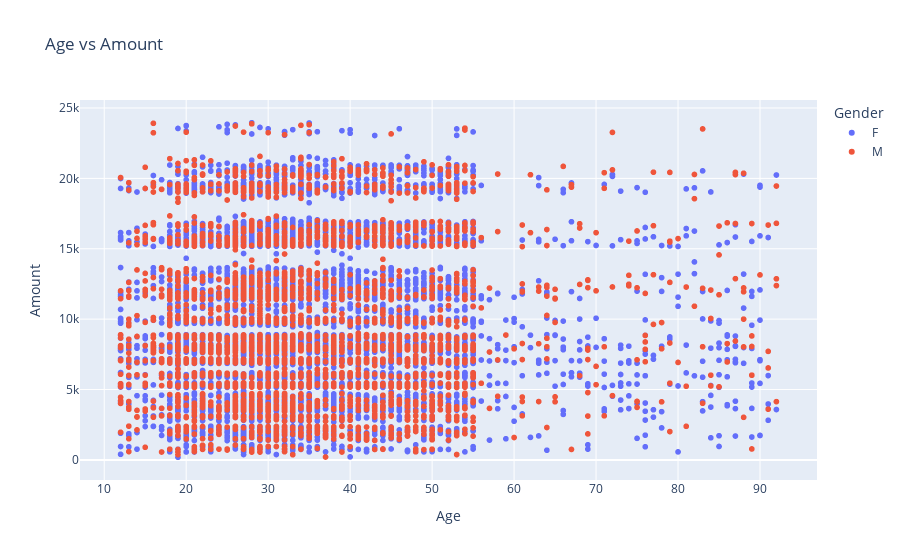

Notebook code cell kept with this figure:
### Code cell
px.scatter(df, x='Age', y='Amount', color='Gender', 
           title='Age vs Amount')

### Figure 1 — Plotly figure (JSON) as saved in the notebook; plotly's stock layout.template omitted (floating-point values rounded to 4 significant figures; data arrays with more than 128 entries replaced by an {"elided": "..."} marker saying what was removed)
{"data": [{"hovertemplate": "Gender=F<br>Age=%{x}<br>Amount=%{y}<extra></extra>", "legendgroup": "F", "marker": {"color": "#636efa", "symbol": "circle"}, "mode": "markers", "name": "F", "showlegend": true, "type": "scattergl", "x": {"elided": "7842 int values"}, "xaxis": "x", "y": {"elided": "7842 float values"}, "yaxis": "y"}, {"hovertemplate": "Gender=M<br>Age=%{x}<br>Amount=%{y}<extra></extra>", "legendgroup": "M", "marker": {"color": "#EF553B", "symbol": "circle"}, "mode": "markers", "name": "M", "showlegend": true, "type": "scattergl", "x": {"elided": "3409 int values"}, "xaxis": "x", "y": {"elided": "3409 float values"}, "yaxis": "y"}], "layout": {"legend": {"title": {"text": "Gender"}, "tracegroupgap": 0}, "title": {"text": "Age vs Amount"}, "xaxis": {"anchor": "y", "domain": [0, 1], "title": {"text": "Age"}}, "yaxis": {"anchor": "x", "domain": [0, 1], "title": {"text": "Amount"}}}}
